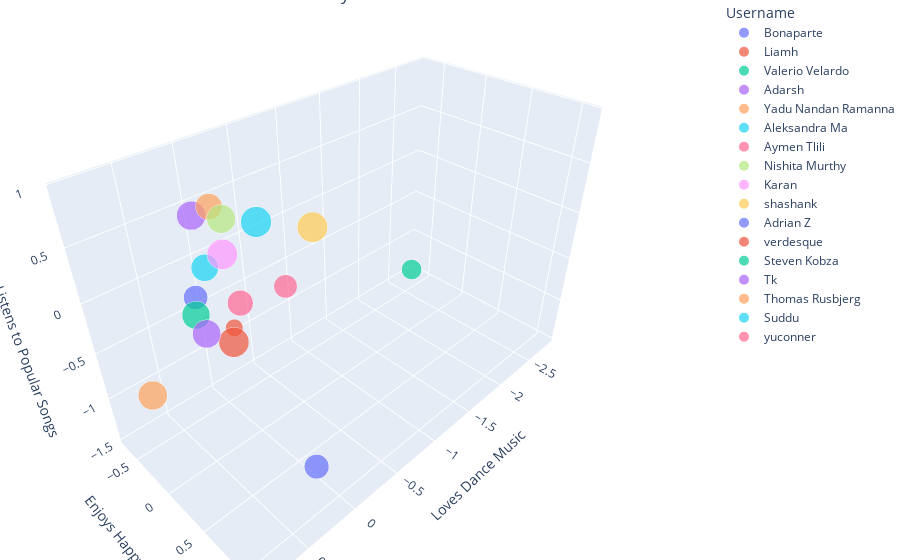

Notebook cell for this chart:
### Markdown cell above
### User Based Analysis

### Code cell
qualitative = ['artist_names','genres','key','mode','speechiness','liveness','user_id']
quantative_normalizable = ['popularity', 'danceability', 'energy', 'loudness','speechiness',
       'acousticness', 'instrumentalness', 'valence', 'mode']
quantative_not_normalizable = ['tempo', 'duration_ms','user_id']
# relative way of normalizing - more distinctive result / shows more persona
quantative_normalized = top50[quantative_normalizable].apply(lambda x: (x - x.mean())/x.std(), axis = 0)
# absolute way of normalizing - range is [0,1], less distinctive result / a couple of features are similar among users: energy, loudness, valence, etc. 
# quantative_normalized = (top50[quantative_normalizable] - top50[quantative_normalizable].min())/(top50[quantative_normalizable].max()-top50[quantative_normalizable].min())
quantative_top50 = pd.concat([top50[quantative_not_normalizable],quantative_normalized], axis = 1 )

##### Averaging each feature for each user
user_average_data = quantative_top50.groupby(["user_id"]).mean()
user_average_data = user_average_data.join(top50[["user_id", "artist_names","genres"]].groupby(["user_id"]).nunique(), on = 'user_id')
# using 3 criteria: 
# 1. popularity
# 2. dance music lover: 0.6 * danceability + 0.3 * loudness + 0.3 * energy - 0.2 * acousticness
# 3. musical positiveness: 0.8 * valence + 0.2 * mode
# mode -> 1: major key, mode -> 0: minor key
user_average_data["dance_music_lover"] = user_average_data["danceability"] * 0.6 + user_average_data["loudness"] * 0.3 + user_average_data["energy"] * 0.3 - user_average_data["acousticness"] * 0.2
user_average_data["musical_positiveness"] = user_average_data["valence"] * 0.8 + user_average_data["mode"] * 0.2

user_average_data["user_name"] = user_average_data.index.map(lambda x: user_data[x]["displayName"])

##### Plotting

fig = px.scatter_3d(user_average_data, x = 'dance_music_lover', y = 'musical_positiveness', z = 'popularity', color = 'user_name', size = 'genres', size_max = 30,
                        opacity = 0.7, labels = {'user_name': 'Username', 'dance_music_lover': 'Loves Dance Music', 'musical_positiveness': 'Enjoys Happy Music', 'popularity': 'Listens to Popular Songs',
                                                 'genres': 'Unique Numbers of Genres'}, title = 'User Profile Relative to the Community' )
    
    

fig.update_layout(margin = dict(l=0, r=0, b=0, t=0), coloraxis_colorbar=dict(yanchor="top", y=1, x=0, ticks="outside"))

### Figure 1 — Plotly figure (JSON) as saved in the notebook; plotly's stock layout.template omitted (floating-point values rounded to 4 significant figures)
{"data": [{"hovertemplate": "Username=Bonaparte<br>Loves Dance Music=%{x}<br>Enjoys Happy Music=%{y}<br>Listens to Popular Songs=%{z}<br>Unique Numbers of Genres=%{marker.size}<extra></extra>", "legendgroup": "Bonaparte", "marker": {"color": "#636efa", "opacity": 0.7, "size": [29], "sizemode": "area", "sizeref": 0.05222, "symbol": "circle"}, "mode": "markers", "name": "Bonaparte", "scene": "scene", "showlegend": true, "type": "scatter3d", "x": [0.4048], "y": [-0.06573], "z": [0.1297]}, {"hovertemplate": "Username=Liamh<br>Loves Dance Music=%{x}<br>Enjoys Happy Music=%{y}<br>Listens to Popular Songs=%{z}<br>Unique Numbers of Genres=%{marker.size}<extra></extra>", "legendgroup": "Liamh", "marker": {"color": "#EF553B", "opacity": 0.7, "size": [15], "sizemode": "area", "sizeref": 0.05222, "symbol": "circle"}, "mode": "markers", "name": "Liamh", "scene": "scene", "showlegend": true, "type": "scatter3d", "x": [-0.2866], "y": [-0.7038], "z": [-0.9267]}, {"hovertemplate": "Username=Valerio Velardo<br>Loves Dance Music=%{x}<br>Enjoys Happy Music=%{y}<br>Listens to Popular Songs=%{z}<br>Unique Numbers of Genres=%{marker.size}<extra></extra>", "legendgroup": "Valerio Velardo", "marker": {"color": "#00cc96", "opacity": 0.7, "size": [20], "sizemode": "area", "sizeref": 0.05222, "symbol": "circle"}, "mode": "markers", "name": "Valerio Velardo", "scene": "scene", "showlegend": true, "type": "scatter3d", "x": [-2.807], "y": [-0.6751], "z": [-1.47]}, {"hovertemplate": "Username=Adarsh<br>Loves Dance Music=%{x}<br>Enjoys Happy Music=%{y}<br>Listens to Popular Songs=%{z}<br>Unique Numbers of Genres=%{marker.size}<extra></extra>", "legendgroup": "Adarsh", "marker": {"color": "#ab63fa", "opacity": 0.7, "size": [42], "sizemode": "area", "sizeref": 0.05222, "symbol": "circle"}, "mode": "markers", "name": "Adarsh", "scene": "scene", "showlegend": true, "type": "scatter3d", "x": [0.4657], "y": [0.1659], "z": [0.9348]}, {"hovertemplate": "Username=Yadu Nandan Ramanna<br>Loves Dance Music=%{x}<br>Enjoys Happy Music=%{y}<br>Listens to Popular Songs=%{z}<br>Unique Numbers of Genres=%{marker.size}<extra></extra>", "legendgroup": "Yadu Nandan Ramanna", "marker": {"color": "#FFA15A", "opacity": 0.7, "size": [35], "sizemode": "area", "sizeref": 0.05222, "symbol": "circle"}, "mode": "markers", "name": "Yadu Nandan Ramanna", "scene": "scene", "showlegend": true, "type": "scatter3d", "x": [0.09274], "y": [-0.2247], "z": [0.7002]}, {"hovertemplate": "Username=Aleksandra Ma<br>Loves Dance Music=%{x}<br>Enjoys Happy Music=%{y}<br>Listens to Popular Songs=%{z}<br>Unique Numbers of Genres=%{marker.size}<extra></extra>", "legendgroup": "Aleksandra Ma", "marker": {"color": "#19d3f3", "opacity": 0.7, "size": [37], "sizemode": "area", "sizeref": 0.05222, "symbol": "circle"}, "mode": "markers", "name": "Aleksandra Ma", "scene": "scene", "showlegend": true, "type": "scatter3d", "x": [0.4759], "y": [0.2526], "z": [0.5801]}, {"hovertemplate": "Username=Aymen Tlili<br>Loves Dance Music=%{x}<br>Enjoys Happy Music=%{y}<br>Listens to Popular Songs=%{z}<br>Unique Numbers of Genres=%{marker.size}<extra></extra>", "legendgroup": "Aymen Tlili", "marker": {"color": "#FF6692", "opacity": 0.7, "size": [33], "sizemode": "area", "sizeref": 0.05222, "symbol": "circle"}, "mode": "markers", "name": "Aymen Tlili", "scene": "scene", "showlegend": true, "type": "scatter3d", "x": [0.1094], "y": [0.05689], "z": [-0.01408]}, {"hovertemplate": "Username=Nishita Murthy<br>Loves Dance Music=%{x}<br>Enjoys Happy Music=%{y}<br>Listens to Popular Songs=%{z}<br>Unique Numbers of Genres=%{marker.size}<extra></extra>", "legendgroup": "Nishita Murthy", "marker": {"color": "#B6E880", "opacity": 0.7, "size": [41], "sizemode": "area", "sizeref": 0.05222, "symbol": "circle"}, "mode": "markers", "name": "Nishita Murthy", "scene": "scene", "showlegend": true, "type": "scatter3d", "x": [0.1042], "y": [-0.06532], "z": [0.6686]}, {"hovertemplate": "Username=Karan<br>Loves Dance Music=%{x}<br>Enjoys Happy Music=%{y}<br>Listens to Popular Songs=%{z}<br>Unique Numbers of Genres=%{marker.size}<extra></extra>", "legendgroup": "Karan", "marker": {"color": "#FF97FF", "opacity": 0.7, "size": [46], "sizemode": "area", "sizeref": 0.05222, "symbol": "circle"}, "mode": "markers", "name": "Karan", "scene": "scene", "showlegend": true, "type": "scatter3d", "x": [0.4092], "y": [0.38], "z": [0.7136]}, {"hovertemplate": "Username=shashank<br>Loves Dance Music=%{x}<br>Enjoys Happy Music=%{y}<br>Listens to Popular Songs=%{z}<br>Unique Numbers of Genres=%{marker.size}<extra></extra>", "legendgroup": "shashank", "marker": {"color": "#FECB52", "opacity": 0.7, "size": [46], "sizemode": "area", "sizeref": 0.05222, "symbol": "circle"}, "mode": "markers", "name": "shashank", "scene": "scene", "showlegend": true, "type": "scatter3d", "x": [-0.4518], "y": [0.278], "z": [0.5105]}, {"hovertemplate": "Username=Adrian Z<br>Loves Dance Music=%{x}<br>Enjoys Happy Music=%{y}<br>Listens to Popular Songs=%{z}<br>Unique Numbers of Genres=%{marker.size}<extra></extra>", "legendgroup": "Adrian Z", "marker": {"color": "#636efa", "opacity": 0.7, "size": [30], "sizemode": "area", "sizeref": 0.05222, "symbol": "circle"}, "mode": "markers", "name": "Adrian Z", "scene": "scene", "showlegend": true, "type": "scatter3d", "x": [0.3316], "y": [1.122], "z": [-0.79]}, {"hovertemplate": "Username=verdesque<br>Loves Dance Music=%{x}<br>Enjoys Happy Music=%{y}<br>Listens to Popular Songs=%{z}<br>Unique Numbers of Genres=%{marker.size}<extra></extra>", "legendgroup": "verdesque", "marker": {"color": "#EF553B", "opacity": 0.7, "size": [45], "sizemode": "area", "sizeref": 0.05222, "symbol": "circle"}, "mode": "markers", "name": "verdesque", "scene": "scene", "showlegend": true, "type": "scatter3d", "x": [0.1859], "y": [0.01533], "z": [-0.3815]}, {"hovertemplate": "Username=Steven Kobza<br>Loves Dance Music=%{x}<br>Enjoys Happy Music=%{y}<br>Listens to Popular Songs=%{z}<br>Unique Numbers of Genres=%{marker.size}<extra></extra>", "legendgroup": "Steven Kobza", "marker": {"color": "#00cc96", "opacity": 0.7, "size": [39], "sizemode": "area", "sizeref": 0.05222, "symbol": "circle"}, "mode": "markers", "name": "Steven Kobza", "scene": "scene", "showlegend": true, "type": "scatter3d", "x": [0.2804], "y": [-0.337], "z": [-0.2543]}, {"hovertemplate": "Username=Tk<br>Loves Dance Music=%{x}<br>Enjoys Happy Music=%{y}<br>Listens to Popular Songs=%{z}<br>Unique Numbers of Genres=%{marker.size}<extra></extra>", "legendgroup": "Tk", "marker": {"color": "#ab63fa", "opacity": 0.7, "size": [40], "sizemode": "area", "sizeref": 0.05222, "symbol": "circle"}, "mode": "markers", "name": "Tk", "scene": "scene", "showlegend": true, "type": "scatter3d", "x": [0.4125], "y": [0.02023], "z": [-0.1603]}, {"hovertemplate": "Username=Thomas Rusbjerg<br>Loves Dance Music=%{x}<br>Enjoys Happy Music=%{y}<br>Listens to Popular Songs=%{z}<br>Unique Numbers of Genres=%{marker.size}<extra></extra>", "legendgroup": "Thomas Rusbjerg", "marker": {"color": "#FFA15A", "opacity": 0.7, "size": [42], "sizemode": "area", "sizeref": 0.05222, "symbol": "circle"}, "mode": "markers", "name": "Thomas Rusbjerg", "scene": "scene", "showlegend": true, "type": "scatter3d", "x": [0.8602], "y": [-0.1381], "z": [-0.5964]}, {"hovertemplate": "Username=Suddu<br>Loves Dance Music=%{x}<br>Enjoys Happy Music=%{y}<br>Listens to Popular Songs=%{z}<br>Unique Numbers of Genres=%{marker.size}<extra></extra>", "legendgroup": "Suddu", "marker": {"color": "#19d3f3", "opacity": 0.7, "size": [47], "sizemode": "area", "sizeref": 0.05222, "symbol": "circle"}, "mode": "markers", "name": "Suddu", "scene": "scene", "showlegend": true, "type": "scatter3d", "x": [-0.1387], "y": [0.01231], "z": [0.5753]}, {"hovertemplate": "Username=yuconner<br>Loves Dance Music=%{x}<br>Enjoys Happy Music=%{y}<br>Listens to Popular Songs=%{z}<br>Unique Numbers of Genres=%{marker.size}<extra></extra>", "legendgroup": "yuconner", "marker": {"color": "#FF6692", "opacity": 0.7, "size": [27], "sizemode": "area", "sizeref": 0.05222, "symbol": "circle"}, "mode": "markers", "name": "yuconner", "scene": "scene", "showlegend": true, "type": "scatter3d", "x": [-0.4488], "y": [-0.0931], "z": [-0.2195]}], "layout": {"coloraxis": {"colorbar": {"ticks": "outside", "x": 0, "y": 1, "yanchor": "top"}}, "legend": {"itemsizing": "constant", "title": {"text": "Username"}, "tracegroupgap": 0}, "margin": {"b": 0, "l": 0, "r": 0, "t": 0}, "scene": {"domain": {"x": [0, 1], "y": [0, 1]}, "xaxis": {"title": {"text": "Loves Dance Music"}}, "yaxis": {"title": {"text": "Enjoys Happy Music"}}, "zaxis": {"title": {"text": "Listens to Popular Songs"}}}, "title": {"text": "User Profile Relative to the Community"}}}
